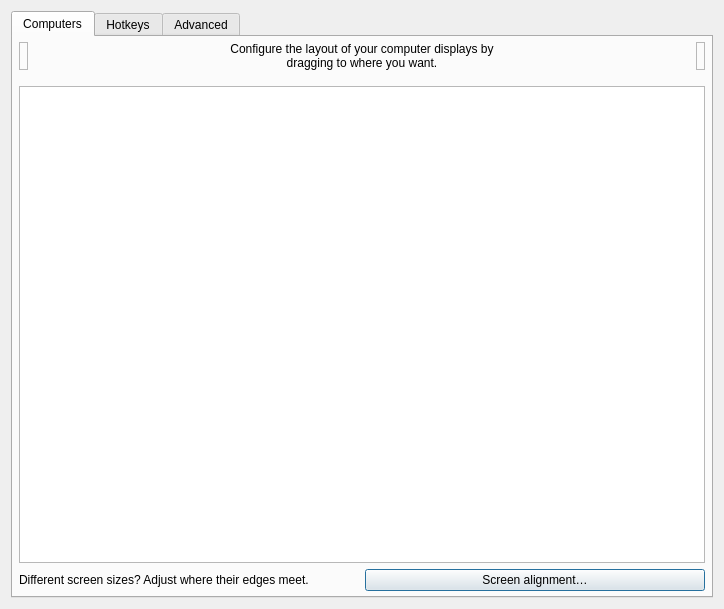
<?xml version="1.0" encoding="UTF-8"?>
<ui version="4.0">
 <class>ServerConfigDialog</class>
 <widget class="QDialog" name="ServerConfigDialog">
  <property name="geometry">
   <rect>
    <x>0</x>
    <y>0</y>
    <width>724</width>
    <height>609</height>
   </rect>
  </property>
  <property name="minimumSize">
   <size>
    <width>0</width>
    <height>0</height>
   </size>
  </property>
  <property name="windowTitle">
   <string>Server Configuration</string>
  </property>
  <layout class="QVBoxLayout" name="verticalLayout_3">
   <item>
    <widget class="QTabWidget" name="tabWidget">
     <widget class="QWidget" name="tabComputers">
      <attribute name="title">
       <string>Computers</string>
      </attribute>
      <layout class="QVBoxLayout">
       <property name="leftMargin">
        <number>6</number>
       </property>
       <property name="topMargin">
        <number>5</number>
       </property>
       <property name="rightMargin">
        <number>6</number>
       </property>
       <property name="bottomMargin">
        <number>5</number>
       </property>
       <item>
        <layout class="QHBoxLayout" name="layoutComputers">
         <property name="spacing">
          <number>6</number>
         </property>
         <item>
          <widget class="RemoveComputerWidget" name="lblRemoveComputer">
           <property name="acceptDrops">
            <bool>true</bool>
           </property>
           <property name="toolTip">
            <string>Drag a computer from the grid to the trashcan to remove it.</string>
           </property>
           <property name="frameShape">
            <enum>QFrame::Shape::StyledPanel</enum>
           </property>
           <property name="frameShadow">
            <enum>QFrame::Shadow::Raised</enum>
           </property>
          </widget>
         </item>
         <item>
          <spacer name="horizontalSpacer_21">
           <property name="orientation">
            <enum>Qt::Orientation::Horizontal</enum>
           </property>
           <property name="sizeHint" stdset="0">
            <size>
             <width>40</width>
             <height>20</height>
            </size>
           </property>
          </spacer>
         </item>
         <item>
          <widget class="QLabel" name="label_2">
           <property name="sizePolicy">
            <sizepolicy hsizetype="Preferred" vsizetype="Preferred">
             <horstretch>1</horstretch>
             <verstretch>0</verstretch>
            </sizepolicy>
           </property>
           <property name="maximumSize">
            <size>
             <width>310</width>
             <height>16777215</height>
            </size>
           </property>
           <property name="text">
            <string>Configure the layout of your computer displays by dragging to where you want.</string>
           </property>
           <property name="alignment">
            <set>Qt::AlignmentFlag::AlignCenter</set>
           </property>
           <property name="wordWrap">
            <bool>true</bool>
           </property>
           <property name="indent">
            <number>-1</number>
           </property>
          </widget>
         </item>
         <item>
          <spacer name="horizontalSpacer_22">
           <property name="orientation">
            <enum>Qt::Orientation::Horizontal</enum>
           </property>
           <property name="sizeHint" stdset="0">
            <size>
             <width>40</width>
             <height>20</height>
            </size>
           </property>
          </spacer>
         </item>
         <item>
          <widget class="NewComputerWidget" name="lblNewComputer">
           <property name="toolTip">
            <string>Drag to the grid to add a new computer.</string>
           </property>
           <property name="frameShape">
            <enum>QFrame::Shape::StyledPanel</enum>
           </property>
           <property name="frameShadow">
            <enum>QFrame::Shadow::Raised</enum>
           </property>
          </widget>
         </item>
        </layout>
       </item>
       <item>
        <spacer name="verticalSpacer">
         <property name="orientation">
          <enum>Qt::Orientation::Vertical</enum>
         </property>
         <property name="sizeType">
          <enum>QSizePolicy::Policy::Fixed</enum>
         </property>
         <property name="sizeHint" stdset="0">
          <size>
           <width>20</width>
           <height>10</height>
          </size>
         </property>
        </spacer>
       </item>
       <item>
        <widget class="ComputerSetupView" name="computerSetupView">
         <property name="sizePolicy">
          <sizepolicy hsizetype="MinimumExpanding" vsizetype="Expanding">
           <horstretch>0</horstretch>
           <verstretch>0</verstretch>
          </sizepolicy>
         </property>
         <property name="acceptDrops">
          <bool>true</bool>
         </property>
         <property name="autoFillBackground">
          <bool>false</bool>
         </property>
        </widget>
       </item>
       <item>
        <layout class="QHBoxLayout" name="layoutScreenAlignment">
         <item>
          <widget class="QLabel" name="labelScreenAlignment">
           <property name="text">
            <string>Different screen sizes? Adjust where their edges meet.</string>
           </property>
           <property name="wordWrap">
            <bool>true</bool>
           </property>
          </widget>
         </item>
         <item>
          <widget class="QPushButton" name="btnScreenAlignment">
           <property name="text">
            <string>Screen alignment…</string>
           </property>
          </widget>
         </item>
        </layout>
       </item>
      </layout>
     </widget>
     <widget class="QWidget" name="tabHotkeys">
      <attribute name="title">
       <string>Hotkeys</string>
      </attribute>
      <layout class="QHBoxLayout" name="_2">
       <item>
        <widget class="QGroupBox" name="groupHotkeys">
         <property name="title">
          <string>&amp;Hotkeys</string>
         </property>
         <layout class="QGridLayout" name="_3">
          <item row="0" column="0" rowspan="4">
           <widget class="QListWidget" name="listHotkeys"/>
          </item>
          <item row="0" column="1">
           <widget class="QPushButton" name="btnNewHotkey">
            <property name="enabled">
             <bool>true</bool>
            </property>
            <property name="text">
             <string>&amp;New</string>
            </property>
            <property name="icon">
             <iconset theme="QIcon::ThemeIcon::ListAdd"/>
            </property>
           </widget>
          </item>
          <item row="1" column="1">
           <widget class="QPushButton" name="btnEditHotkey">
            <property name="enabled">
             <bool>false</bool>
            </property>
            <property name="text">
             <string>&amp;Edit</string>
            </property>
            <property name="icon">
             <iconset theme="document-edit"/>
            </property>
           </widget>
          </item>
          <item row="2" column="1">
           <widget class="QPushButton" name="btnRemoveHotkey">
            <property name="enabled">
             <bool>false</bool>
            </property>
            <property name="text">
             <string>&amp;Remove</string>
            </property>
            <property name="icon">
             <iconset theme="QIcon::ThemeIcon::ListRemove"/>
            </property>
           </widget>
          </item>
          <item row="3" column="1">
           <spacer name="hotkeySpacer">
            <property name="orientation">
             <enum>Qt::Orientation::Vertical</enum>
            </property>
            <property name="sizeHint" stdset="0">
             <size>
              <width>75</width>
              <height>161</height>
             </size>
            </property>
           </spacer>
          </item>
         </layout>
        </widget>
       </item>
       <item>
        <widget class="QGroupBox" name="groupActions">
         <property name="font">
          <font>
           <kerning>true</kerning>
          </font>
         </property>
         <property name="title">
          <string>A&amp;ctions</string>
         </property>
         <layout class="QGridLayout">
          <item row="0" column="0" rowspan="4">
           <widget class="QListWidget" name="listActions"/>
          </item>
          <item row="0" column="1">
           <widget class="QPushButton" name="btnNewAction">
            <property name="enabled">
             <bool>false</bool>
            </property>
            <property name="text">
             <string>Ne&amp;w</string>
            </property>
            <property name="icon">
             <iconset theme="QIcon::ThemeIcon::ListAdd"/>
            </property>
           </widget>
          </item>
          <item row="1" column="1">
           <widget class="QPushButton" name="btnEditAction">
            <property name="enabled">
             <bool>false</bool>
            </property>
            <property name="text">
             <string>E&amp;dit</string>
            </property>
            <property name="icon">
             <iconset theme="document-edit"/>
            </property>
           </widget>
          </item>
          <item row="2" column="1">
           <widget class="QPushButton" name="btnRemoveAction">
            <property name="enabled">
             <bool>false</bool>
            </property>
            <property name="text">
             <string>Re&amp;move</string>
            </property>
            <property name="icon">
             <iconset theme="QIcon::ThemeIcon::ListRemove"/>
            </property>
           </widget>
          </item>
          <item row="3" column="1">
           <spacer name="actionSpacer">
            <property name="orientation">
             <enum>Qt::Orientation::Vertical</enum>
            </property>
            <property name="sizeHint" stdset="0">
             <size>
              <width>20</width>
              <height>40</height>
             </size>
            </property>
           </spacer>
          </item>
         </layout>
        </widget>
       </item>
      </layout>
     </widget>
     <widget class="QWidget" name="tabAdvanced">
      <attribute name="title">
       <string>Advanced</string>
      </attribute>
      <layout class="QVBoxLayout" name="verticalLayout_2">
       <property name="leftMargin">
        <number>15</number>
       </property>
       <property name="topMargin">
        <number>15</number>
       </property>
       <property name="rightMargin">
        <number>15</number>
       </property>
       <property name="bottomMargin">
        <number>15</number>
       </property>
       <item>
        <widget class="QGroupBox" name="groupMisc">
         <property name="font">
          <font>
           <kerning>false</kerning>
          </font>
         </property>
         <property name="title">
          <string>&amp;Misc</string>
         </property>
         <layout class="QVBoxLayout" name="verticalLayout_4">
          <property name="leftMargin">
           <number>6</number>
          </property>
          <property name="topMargin">
           <number>6</number>
          </property>
          <property name="rightMargin">
           <number>6</number>
          </property>
          <property name="bottomMargin">
           <number>6</number>
          </property>
          <item>
           <widget class="QCheckBox" name="cbDisableLockToComputer">
            <property name="text">
             <string>Disable lock to computer (scroll lock key)</string>
            </property>
           </widget>
          </item>
          <item>
           <widget class="QCheckBox" name="cbDefaultLockToComputerState">
            <property name="text">
             <string>Enable lock to computer at startup</string>
            </property>
           </widget>
          </item>
          <item>
           <widget class="QCheckBox" name="cbRelativeMouseMoves">
            <property name="enabled">
             <bool>true</bool>
            </property>
            <property name="text">
             <string>Use &amp;relative mouse movements</string>
            </property>
           </widget>
          </item>
          <item>
           <widget class="QCheckBox" name="cbWin32KeepForeground">
            <property name="enabled">
             <bool>true</bool>
            </property>
            <property name="text">
             <string>Don't take &amp;foreground window (Windows only)</string>
            </property>
           </widget>
          </item>
          <item>
           <layout class="QHBoxLayout" name="layoutClipboard">
            <item>
             <widget class="QCheckBox" name="cbEnableClipboard">
              <property name="sizePolicy">
               <sizepolicy hsizetype="Minimum" vsizetype="Preferred">
                <horstretch>0</horstretch>
                <verstretch>0</verstretch>
               </sizepolicy>
              </property>
              <property name="text">
               <string>Enable clipboard sharing</string>
              </property>
              <property name="checked">
               <bool>true</bool>
              </property>
             </widget>
            </item>
            <item>
             <spacer name="horizontalSpacer">
              <property name="orientation">
               <enum>Qt::Orientation::Horizontal</enum>
              </property>
              <property name="sizeHint" stdset="0">
               <size>
                <width>40</width>
                <height>20</height>
               </size>
              </property>
             </spacer>
            </item>
            <item>
             <widget class="QLabel" name="label_7">
              <property name="text">
               <string>Limit to:</string>
              </property>
             </widget>
            </item>
            <item>
             <widget class="QSpinBox" name="sbClipboardSizeLimit">
              <property name="enabled">
               <bool>false</bool>
              </property>
              <property name="sizePolicy">
               <sizepolicy hsizetype="Maximum" vsizetype="Fixed">
                <horstretch>0</horstretch>
                <verstretch>0</verstretch>
               </sizepolicy>
              </property>
              <property name="suffix">
               <string>MB</string>
              </property>
              <property name="maximum">
               <number>10000</number>
              </property>
              <property name="value">
               <number>3</number>
              </property>
             </widget>
            </item>
            <item>
             <spacer name="horizontalSpacer_3">
              <property name="orientation">
               <enum>Qt::Orientation::Horizontal</enum>
              </property>
              <property name="sizeType">
               <enum>QSizePolicy::Policy::Fixed</enum>
              </property>
              <property name="sizeHint" stdset="0">
               <size>
                <width>50</width>
                <height>20</height>
               </size>
              </property>
             </spacer>
            </item>
           </layout>
          </item>
         </layout>
        </widget>
       </item>
       <item>
        <widget class="QGroupBox" name="groupSwitch">
         <property name="font">
          <font>
           <kerning>true</kerning>
          </font>
         </property>
         <property name="title">
          <string>&amp;Switching</string>
         </property>
         <layout class="QVBoxLayout">
          <property name="spacing">
           <number>6</number>
          </property>
          <property name="leftMargin">
           <number>6</number>
          </property>
          <property name="topMargin">
           <number>6</number>
          </property>
          <property name="rightMargin">
           <number>6</number>
          </property>
          <property name="bottomMargin">
           <number>6</number>
          </property>
          <item>
           <layout class="QHBoxLayout" name="_5">
            <item>
             <widget class="QCheckBox" name="cbSwitchDelay">
              <property name="enabled">
               <bool>true</bool>
              </property>
              <property name="text">
               <string>Switch &amp;after waiting</string>
              </property>
             </widget>
            </item>
            <item>
             <spacer name="spacerSwitchWait">
              <property name="orientation">
               <enum>Qt::Orientation::Horizontal</enum>
              </property>
              <property name="sizeHint" stdset="0">
               <size>
                <width>40</width>
                <height>20</height>
               </size>
              </property>
             </spacer>
            </item>
            <item>
             <widget class="QSpinBox" name="sbSwitchDelay">
              <property name="enabled">
               <bool>false</bool>
              </property>
              <property name="sizePolicy">
               <sizepolicy hsizetype="Maximum" vsizetype="Fixed">
                <horstretch>0</horstretch>
                <verstretch>0</verstretch>
               </sizepolicy>
              </property>
              <property name="suffix">
               <string>ms</string>
              </property>
              <property name="minimum">
               <number>10</number>
              </property>
              <property name="maximum">
               <number>10000</number>
              </property>
              <property name="singleStep">
               <number>10</number>
              </property>
              <property name="value">
               <number>250</number>
              </property>
             </widget>
            </item>
            <item>
             <spacer name="spacerSwitchWait_2">
              <property name="orientation">
               <enum>Qt::Orientation::Horizontal</enum>
              </property>
              <property name="sizeType">
               <enum>QSizePolicy::Policy::Fixed</enum>
              </property>
              <property name="sizeHint" stdset="0">
               <size>
                <width>50</width>
                <height>20</height>
               </size>
              </property>
             </spacer>
            </item>
           </layout>
          </item>
          <item>
           <layout class="QHBoxLayout" name="_6">
            <item>
             <widget class="QCheckBox" name="cbSwitchDoubleTap">
              <property name="enabled">
               <bool>true</bool>
              </property>
              <property name="text">
               <string>Switch on double &amp;tap within</string>
              </property>
             </widget>
            </item>
            <item>
             <spacer name="spacerDoubleTap">
              <property name="orientation">
               <enum>Qt::Orientation::Horizontal</enum>
              </property>
              <property name="sizeHint" stdset="0">
               <size>
                <width>40</width>
                <height>20</height>
               </size>
              </property>
             </spacer>
            </item>
            <item>
             <widget class="QSpinBox" name="sbSwitchDoubleTap">
              <property name="enabled">
               <bool>false</bool>
              </property>
              <property name="sizePolicy">
               <sizepolicy hsizetype="Maximum" vsizetype="Fixed">
                <horstretch>0</horstretch>
                <verstretch>0</verstretch>
               </sizepolicy>
              </property>
              <property name="suffix">
               <string>ms</string>
              </property>
              <property name="minimum">
               <number>10</number>
              </property>
              <property name="maximum">
               <number>10000</number>
              </property>
              <property name="singleStep">
               <number>10</number>
              </property>
              <property name="value">
               <number>250</number>
              </property>
             </widget>
            </item>
            <item>
             <spacer name="spacerDoubleTap_2">
              <property name="orientation">
               <enum>Qt::Orientation::Horizontal</enum>
              </property>
              <property name="sizeType">
               <enum>QSizePolicy::Policy::Fixed</enum>
              </property>
              <property name="sizeHint" stdset="0">
               <size>
                <width>50</width>
                <height>20</height>
               </size>
              </property>
             </spacer>
            </item>
           </layout>
          </item>
         </layout>
        </widget>
       </item>
       <item>
        <widget class="QGroupBox" name="groupNetwork">
         <property name="title">
          <string>&amp;Network</string>
         </property>
         <layout class="QVBoxLayout" name="verticalLayout_5">
          <property name="leftMargin">
           <number>6</number>
          </property>
          <property name="topMargin">
           <number>6</number>
          </property>
          <property name="rightMargin">
           <number>6</number>
          </property>
          <property name="bottomMargin">
           <number>6</number>
          </property>
          <item>
           <widget class="QWidget" name="widgetHeartbeat" native="true">
            <layout class="QHBoxLayout" name="groupHeartbeat">
             <property name="spacing">
              <number>9</number>
             </property>
             <property name="leftMargin">
              <number>1</number>
             </property>
             <item>
              <widget class="QCheckBox" name="cbHeartbeat">
               <property name="enabled">
                <bool>true</bool>
               </property>
               <property name="whatsThis">
                <string>&lt;html&gt;&lt;head/&gt;&lt;body&gt;&lt;p&gt;Enables the network heartbeat to ping clients every &lt;span style=&quot; font-style:italic;&quot;&gt;n&lt;/span&gt; seconds. This may help to diagnose network problems by retrying the connection if the client becomes unresponsive.&lt;/p&gt;&lt;/body&gt;&lt;/html&gt;</string>
               </property>
               <property name="text">
                <string>&amp;Check clients every</string>
               </property>
              </widget>
             </item>
             <item>
              <spacer name="spacerNetwork">
               <property name="orientation">
                <enum>Qt::Orientation::Horizontal</enum>
               </property>
               <property name="sizeHint" stdset="0">
                <size>
                 <width>40</width>
                 <height>20</height>
                </size>
               </property>
              </spacer>
             </item>
             <item>
              <widget class="QSpinBox" name="sbHeartbeat">
               <property name="enabled">
                <bool>false</bool>
               </property>
               <property name="sizePolicy">
                <sizepolicy hsizetype="Maximum" vsizetype="Fixed">
                 <horstretch>0</horstretch>
                 <verstretch>0</verstretch>
                </sizepolicy>
               </property>
               <property name="suffix">
                <string>ms</string>
               </property>
               <property name="minimum">
                <number>1000</number>
               </property>
               <property name="maximum">
                <number>30000</number>
               </property>
               <property name="singleStep">
                <number>1000</number>
               </property>
               <property name="value">
                <number>5000</number>
               </property>
              </widget>
             </item>
             <item>
              <spacer name="spacerNetwork_2">
               <property name="orientation">
                <enum>Qt::Orientation::Horizontal</enum>
               </property>
               <property name="sizeType">
                <enum>QSizePolicy::Policy::Fixed</enum>
               </property>
               <property name="sizeHint" stdset="0">
                <size>
                 <width>50</width>
                 <height>20</height>
                </size>
               </property>
              </spacer>
             </item>
            </layout>
           </widget>
          </item>
          <item>
           <layout class="QHBoxLayout" name="horizontalLayout_5">
            <item>
             <widget class="QLabel" name="labelProtocol">
              <property name="whatsThis">
               <string>&lt;html&gt;&lt;head/&gt;&lt;body&gt;&lt;p&gt;Enables compatibility with programs that use either the Synergy or Barrier protocols:&lt;/p&gt;&lt;ul style=&quot;margin-top: 0px; margin-bottom: 0px; margin-left: 0px; margin-right: 0px; -qt-list-indent: 1;&quot;&gt;&lt;li style=&quot; margin-top:12px; margin-bottom:0px; margin-left:0px; margin-right:0px; -qt-block-indent:0; text-indent:0px;&quot;&gt;Synergy 3 uses the Synergy protocol.&lt;/li&gt;&lt;li style=&quot; margin-top:0px; margin-bottom:12px; margin-left:0px; margin-right:0px; -qt-block-indent:0; text-indent:0px;&quot;&gt;Barrier, Input-Leap and Synergy 1 uses the Barrier protocol.&lt;/li&gt;&lt;/ul&gt;&lt;p&gt;A Deskflow client will automatically use either the Synergy or Barrier protocol depending on the server protocol.&lt;/p&gt;&lt;/body&gt;&lt;/html&gt;</string>
              </property>
              <property name="text">
               <string>Network protocol</string>
              </property>
             </widget>
            </item>
            <item>
             <widget class="QRadioButton" name="rbProtocolSynergy">
              <property name="text">
               <string notr="true">Synergy</string>
              </property>
              <property name="checked">
               <bool>true</bool>
              </property>
             </widget>
            </item>
            <item>
             <widget class="QRadioButton" name="rbProtocolBarrier">
              <property name="text">
               <string notr="true">Barrier</string>
              </property>
             </widget>
            </item>
           </layout>
          </item>
         </layout>
        </widget>
       </item>
       <item>
        <widget class="QGroupBox" name="groupExternalConfig">
         <property name="toolTip">
          <string>Use a server config file to create complex computer layouts that are not possible with the simple grid-based computer layout editor.

Enabling this setting will disable the server config GUI.</string>
         </property>
         <property name="title">
          <string>Use a server config file</string>
         </property>
         <property name="checkable">
          <bool>true</bool>
         </property>
         <layout class="QHBoxLayout" name="horizontalLayout">
          <item>
           <widget class="QWidget" name="widgetExternalConfigControls" native="true">
            <property name="enabled">
             <bool>false</bool>
            </property>
            <layout class="QHBoxLayout" name="horizontalLayout_2">
             <property name="leftMargin">
              <number>0</number>
             </property>
             <property name="topMargin">
              <number>0</number>
             </property>
             <property name="rightMargin">
              <number>0</number>
             </property>
             <property name="bottomMargin">
              <number>0</number>
             </property>
             <item>
              <widget class="QLabel" name="labelConfigFile">
               <property name="sizePolicy">
                <sizepolicy hsizetype="Maximum" vsizetype="Preferred">
                 <horstretch>0</horstretch>
                 <verstretch>0</verstretch>
                </sizepolicy>
               </property>
               <property name="minimumSize">
                <size>
                 <width>96</width>
                 <height>0</height>
                </size>
               </property>
               <property name="text">
                <string>Config file path</string>
               </property>
              </widget>
             </item>
             <item>
              <spacer name="horizontalSpacer_6">
               <property name="orientation">
                <enum>Qt::Orientation::Horizontal</enum>
               </property>
               <property name="sizeType">
                <enum>QSizePolicy::Policy::Fixed</enum>
               </property>
               <property name="sizeHint" stdset="0">
                <size>
                 <width>13</width>
                 <height>20</height>
                </size>
               </property>
              </spacer>
             </item>
             <item>
              <widget class="QLineEdit" name="lineConfigFile">
               <property name="sizePolicy">
                <sizepolicy hsizetype="Minimum" vsizetype="Fixed">
                 <horstretch>0</horstretch>
                 <verstretch>0</verstretch>
                </sizepolicy>
               </property>
               <property name="minimumSize">
                <size>
                 <width>180</width>
                 <height>0</height>
                </size>
               </property>
              </widget>
             </item>
             <item>
              <widget class="QPushButton" name="btnBrowseConfigFile">
               <property name="sizePolicy">
                <sizepolicy hsizetype="Fixed" vsizetype="Fixed">
                 <horstretch>0</horstretch>
                 <verstretch>0</verstretch>
                </sizepolicy>
               </property>
               <property name="minimumSize">
                <size>
                 <width>0</width>
                 <height>0</height>
                </size>
               </property>
               <property name="cursor">
                <cursorShape>PointingHandCursor</cursorShape>
               </property>
               <property name="text">
                <string/>
               </property>
               <property name="flat">
                <bool>true</bool>
               </property>
              </widget>
             </item>
            </layout>
           </widget>
          </item>
         </layout>
        </widget>
       </item>
      </layout>
     </widget>
    </widget>
   </item>
  </layout>
 </widget>
 <customwidgets>
  <customwidget>
   <class>ComputerSetupView</class>
   <extends>QTableView</extends>
   <header>widgets/ComputerSetupView.h</header>
   <container>1</container>
  </customwidget>
  <customwidget>
   <class>RemoveComputerWidget</class>
   <extends>QLabel</extends>
   <header>widgets/RemoveComputerWidget.h</header>
  </customwidget>
  <customwidget>
   <class>NewComputerWidget</class>
   <extends>QLabel</extends>
   <header>widgets/NewComputerWidget.h</header>
  </customwidget>
 </customwidgets>
 <tabstops>
  <tabstop>computerSetupView</tabstop>
  <tabstop>listHotkeys</tabstop>
  <tabstop>btnNewHotkey</tabstop>
  <tabstop>btnEditHotkey</tabstop>
  <tabstop>btnRemoveHotkey</tabstop>
  <tabstop>listActions</tabstop>
  <tabstop>btnNewAction</tabstop>
  <tabstop>btnEditAction</tabstop>
  <tabstop>btnRemoveAction</tabstop>
  <tabstop>cbSwitchDelay</tabstop>
  <tabstop>sbSwitchDelay</tabstop>
  <tabstop>cbSwitchDoubleTap</tabstop>
  <tabstop>sbSwitchDoubleTap</tabstop>
  <tabstop>cbEnableClipboard</tabstop>
  <tabstop>sbClipboardSizeLimit</tabstop>
  <tabstop>cbHeartbeat</tabstop>
  <tabstop>sbHeartbeat</tabstop>
  <tabstop>cbRelativeMouseMoves</tabstop>
  <tabstop>tabWidget</tabstop>
 </tabstops>
 <resources/>
 <connections/>
</ui>
